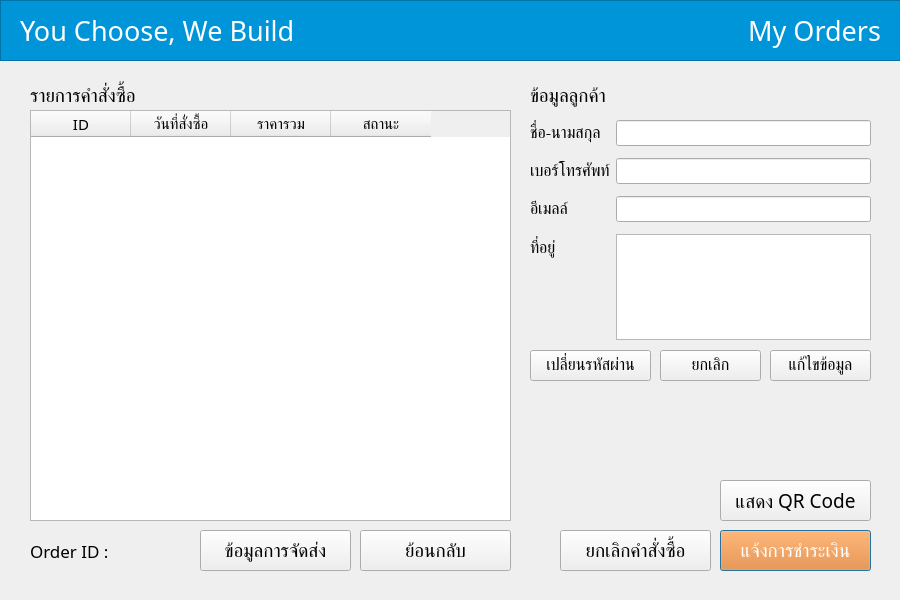
<?xml version="1.0" encoding="UTF-8"?>
<ui version="4.0">
 <class>frm_myorder</class>
 <widget class="QDialog" name="frm_myorder">
  <property name="geometry">
   <rect>
    <x>0</x>
    <y>0</y>
    <width>900</width>
    <height>600</height>
   </rect>
  </property>
  <property name="minimumSize">
   <size>
    <width>900</width>
    <height>600</height>
   </size>
  </property>
  <property name="maximumSize">
   <size>
    <width>900</width>
    <height>600</height>
   </size>
  </property>
  <property name="windowTitle">
   <string>UCWB - My Orders</string>
  </property>
  <widget class="QFrame" name="frame_header">
   <property name="geometry">
    <rect>
     <x>0</x>
     <y>0</y>
     <width>901</width>
     <height>61</height>
    </rect>
   </property>
   <property name="styleSheet">
    <string notr="true">background-color: rgb(0, 148, 217);</string>
   </property>
   <property name="frameShape">
    <enum>QFrame::StyledPanel</enum>
   </property>
   <property name="frameShadow">
    <enum>QFrame::Raised</enum>
   </property>
   <widget class="QLabel" name="lbl_title">
    <property name="geometry">
     <rect>
      <x>20</x>
      <y>10</y>
      <width>281</width>
      <height>41</height>
     </rect>
    </property>
    <property name="font">
     <font>
      <family>Kanit</family>
      <pointsize>20</pointsize>
     </font>
    </property>
    <property name="styleSheet">
     <string notr="true">color: rgb(255, 255, 255);</string>
    </property>
    <property name="text">
     <string>You Choose, We Build</string>
    </property>
    <property name="alignment">
     <set>Qt::AlignLeading|Qt::AlignLeft|Qt::AlignVCenter</set>
    </property>
   </widget>
   <widget class="QLabel" name="lbl_title_2">
    <property name="geometry">
     <rect>
      <x>600</x>
      <y>10</y>
      <width>281</width>
      <height>41</height>
     </rect>
    </property>
    <property name="font">
     <font>
      <family>Kanit</family>
      <pointsize>20</pointsize>
     </font>
    </property>
    <property name="styleSheet">
     <string notr="true">color: rgb(255, 255, 255);</string>
    </property>
    <property name="text">
     <string>My Orders</string>
    </property>
    <property name="alignment">
     <set>Qt::AlignRight|Qt::AlignTrailing|Qt::AlignVCenter</set>
    </property>
   </widget>
  </widget>
  <widget class="QLabel" name="lbl_order_list">
   <property name="geometry">
    <rect>
     <x>30</x>
     <y>80</y>
     <width>141</width>
     <height>31</height>
    </rect>
   </property>
   <property name="font">
    <font>
     <family>Kanit</family>
     <pointsize>14</pointsize>
    </font>
   </property>
   <property name="text">
    <string>รายการคำสั่งซื้อ</string>
   </property>
  </widget>
  <widget class="QTableWidget" name="tbl_order">
   <property name="geometry">
    <rect>
     <x>30</x>
     <y>110</y>
     <width>481</width>
     <height>411</height>
    </rect>
   </property>
   <property name="font">
    <font>
     <family>Kanit</family>
     <pointsize>11</pointsize>
    </font>
   </property>
   <column>
    <property name="text">
     <string>ID</string>
    </property>
   </column>
   <column>
    <property name="text">
     <string>วันที่สั่งซื้อ</string>
    </property>
   </column>
   <column>
    <property name="text">
     <string>ราคารวม</string>
    </property>
   </column>
   <column>
    <property name="text">
     <string>สถานะ</string>
    </property>
   </column>
  </widget>
  <widget class="QLabel" name="lbl_cus_detail">
   <property name="geometry">
    <rect>
     <x>530</x>
     <y>80</y>
     <width>141</width>
     <height>31</height>
    </rect>
   </property>
   <property name="font">
    <font>
     <family>Kanit</family>
     <pointsize>14</pointsize>
    </font>
   </property>
   <property name="text">
    <string>ข้อมูลลูกค้า</string>
   </property>
  </widget>
  <widget class="QPushButton" name="btn_confirm">
   <property name="geometry">
    <rect>
     <x>720</x>
     <y>530</y>
     <width>151</width>
     <height>41</height>
    </rect>
   </property>
   <property name="font">
    <font>
     <family>Kanit</family>
     <pointsize>14</pointsize>
    </font>
   </property>
   <property name="styleSheet">
    <string notr="true">background:rgb(255, 124, 10);
color: rgb(255, 255, 255);</string>
   </property>
   <property name="text">
    <string>แจ้งการชำระเงิน</string>
   </property>
  </widget>
  <widget class="QWidget" name="formLayoutWidget">
   <property name="geometry">
    <rect>
     <x>530</x>
     <y>120</y>
     <width>341</width>
     <height>220</height>
    </rect>
   </property>
   <layout class="QFormLayout" name="frmLayout_cusDetail">
    <property name="verticalSpacing">
     <number>12</number>
    </property>
    <item row="0" column="0">
     <widget class="QLabel" name="lbl_name">
      <property name="font">
       <font>
        <family>Kanit</family>
        <pointsize>12</pointsize>
       </font>
      </property>
      <property name="text">
       <string>ชื่อ-นามสกุล</string>
      </property>
     </widget>
    </item>
    <item row="0" column="1">
     <widget class="QLineEdit" name="txt_name">
      <property name="font">
       <font>
        <family>Kanit Light</family>
        <pointsize>10</pointsize>
       </font>
      </property>
     </widget>
    </item>
    <item row="3" column="0">
     <widget class="QLabel" name="lbl_email">
      <property name="font">
       <font>
        <family>Kanit</family>
        <pointsize>12</pointsize>
       </font>
      </property>
      <property name="text">
       <string>อีเมลล์</string>
      </property>
     </widget>
    </item>
    <item row="3" column="1">
     <widget class="QLineEdit" name="txt_email">
      <property name="font">
       <font>
        <family>Kanit Light</family>
        <pointsize>10</pointsize>
       </font>
      </property>
     </widget>
    </item>
    <item row="4" column="0">
     <widget class="QLabel" name="lbl_address">
      <property name="font">
       <font>
        <family>Kanit</family>
        <pointsize>12</pointsize>
       </font>
      </property>
      <property name="text">
       <string>ที่อยู่</string>
      </property>
     </widget>
    </item>
    <item row="4" column="1">
     <widget class="QTextEdit" name="txt_address">
      <property name="font">
       <font>
        <family>Kanit Light</family>
        <pointsize>10</pointsize>
       </font>
      </property>
     </widget>
    </item>
    <item row="2" column="1">
     <widget class="QLineEdit" name="txt_tel">
      <property name="font">
       <font>
        <family>Kanit Light</family>
        <pointsize>10</pointsize>
       </font>
      </property>
     </widget>
    </item>
    <item row="2" column="0">
     <widget class="QLabel" name="lbl_tel">
      <property name="font">
       <font>
        <family>Kanit</family>
        <pointsize>12</pointsize>
       </font>
      </property>
      <property name="text">
       <string>เบอร์โทรศัพท์</string>
      </property>
     </widget>
    </item>
   </layout>
  </widget>
  <widget class="QPushButton" name="btn_changeCus">
   <property name="geometry">
    <rect>
     <x>770</x>
     <y>350</y>
     <width>101</width>
     <height>31</height>
    </rect>
   </property>
   <property name="sizePolicy">
    <sizepolicy hsizetype="Minimum" vsizetype="Fixed">
     <horstretch>0</horstretch>
     <verstretch>0</verstretch>
    </sizepolicy>
   </property>
   <property name="font">
    <font>
     <family>Kanit</family>
     <pointsize>12</pointsize>
    </font>
   </property>
   <property name="text">
    <string>แก้ไขข้อมูล</string>
   </property>
  </widget>
  <widget class="QPushButton" name="btn_cancelChange">
   <property name="geometry">
    <rect>
     <x>660</x>
     <y>350</y>
     <width>101</width>
     <height>31</height>
    </rect>
   </property>
   <property name="sizePolicy">
    <sizepolicy hsizetype="Minimum" vsizetype="Fixed">
     <horstretch>0</horstretch>
     <verstretch>0</verstretch>
    </sizepolicy>
   </property>
   <property name="font">
    <font>
     <family>Kanit</family>
     <pointsize>12</pointsize>
    </font>
   </property>
   <property name="text">
    <string>ยกเลิก</string>
   </property>
  </widget>
  <widget class="QPushButton" name="btn_changePwd">
   <property name="geometry">
    <rect>
     <x>530</x>
     <y>350</y>
     <width>121</width>
     <height>31</height>
    </rect>
   </property>
   <property name="sizePolicy">
    <sizepolicy hsizetype="Minimum" vsizetype="Fixed">
     <horstretch>0</horstretch>
     <verstretch>0</verstretch>
    </sizepolicy>
   </property>
   <property name="font">
    <font>
     <family>Kanit</family>
     <pointsize>12</pointsize>
    </font>
   </property>
   <property name="text">
    <string>เปลี่ยนรหัสผ่าน</string>
   </property>
  </widget>
  <widget class="QPushButton" name="btn_back">
   <property name="geometry">
    <rect>
     <x>360</x>
     <y>530</y>
     <width>151</width>
     <height>41</height>
    </rect>
   </property>
   <property name="sizePolicy">
    <sizepolicy hsizetype="Minimum" vsizetype="Fixed">
     <horstretch>0</horstretch>
     <verstretch>0</verstretch>
    </sizepolicy>
   </property>
   <property name="font">
    <font>
     <family>Kanit</family>
     <pointsize>14</pointsize>
    </font>
   </property>
   <property name="text">
    <string>ย้อนกลับ</string>
   </property>
  </widget>
  <widget class="QPushButton" name="btn_showQR">
   <property name="geometry">
    <rect>
     <x>720</x>
     <y>480</y>
     <width>151</width>
     <height>41</height>
    </rect>
   </property>
   <property name="sizePolicy">
    <sizepolicy hsizetype="Minimum" vsizetype="Fixed">
     <horstretch>0</horstretch>
     <verstretch>0</verstretch>
    </sizepolicy>
   </property>
   <property name="font">
    <font>
     <family>Kanit</family>
     <pointsize>14</pointsize>
    </font>
   </property>
   <property name="text">
    <string>แสดง QR Code</string>
   </property>
  </widget>
  <widget class="QPushButton" name="btn_cancelOrder">
   <property name="geometry">
    <rect>
     <x>560</x>
     <y>530</y>
     <width>151</width>
     <height>41</height>
    </rect>
   </property>
   <property name="sizePolicy">
    <sizepolicy hsizetype="Minimum" vsizetype="Fixed">
     <horstretch>0</horstretch>
     <verstretch>0</verstretch>
    </sizepolicy>
   </property>
   <property name="font">
    <font>
     <family>Kanit</family>
     <pointsize>14</pointsize>
    </font>
   </property>
   <property name="text">
    <string>ยกเลิกคำสั่งซื้อ</string>
   </property>
  </widget>
  <widget class="QPushButton" name="btn_viewMore">
   <property name="geometry">
    <rect>
     <x>200</x>
     <y>530</y>
     <width>151</width>
     <height>41</height>
    </rect>
   </property>
   <property name="sizePolicy">
    <sizepolicy hsizetype="Minimum" vsizetype="Fixed">
     <horstretch>0</horstretch>
     <verstretch>0</verstretch>
    </sizepolicy>
   </property>
   <property name="font">
    <font>
     <family>Kanit</family>
     <pointsize>14</pointsize>
    </font>
   </property>
   <property name="text">
    <string>ข้อมูลการจัดส่ง</string>
   </property>
  </widget>
  <widget class="QLabel" name="lbl_orderId">
   <property name="geometry">
    <rect>
     <x>30</x>
     <y>530</y>
     <width>171</width>
     <height>41</height>
    </rect>
   </property>
   <property name="font">
    <font>
     <family>Kanit</family>
     <pointsize>13</pointsize>
    </font>
   </property>
   <property name="text">
    <string>Order ID : </string>
   </property>
  </widget>
 </widget>
 <resources/>
 <connections/>
</ui>
